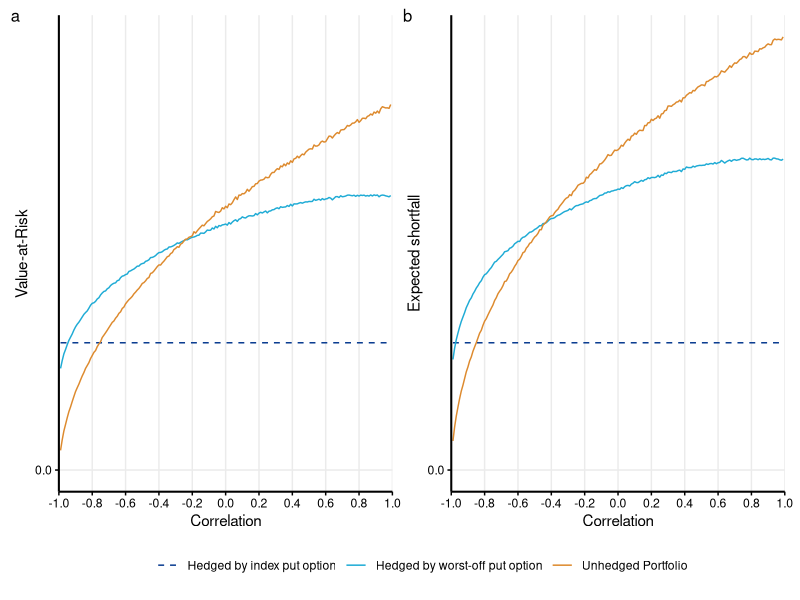
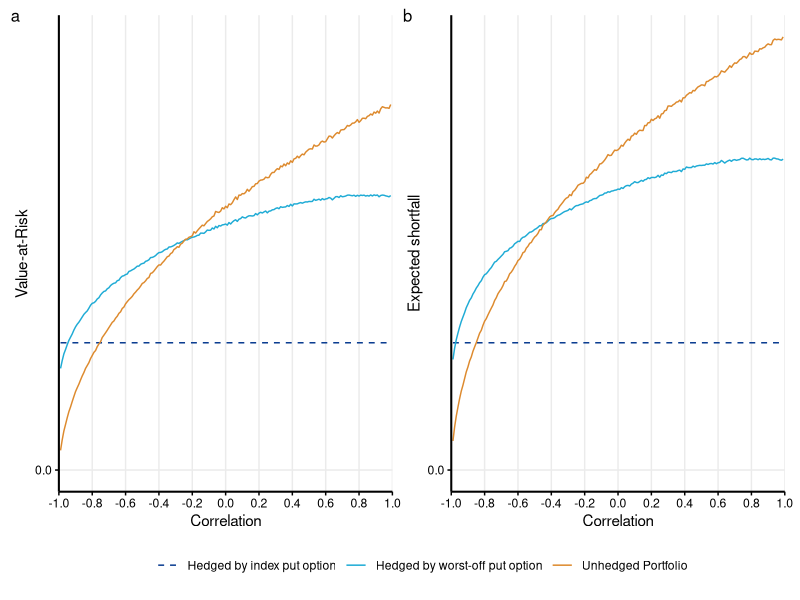

The R script that drew these images, in order:
library(MASS)
library(ggplot2)
library(dplyr)
library(tidyr)
library(patchwork)
library(scales)

#Varaibles
#stocks
S_1 = 20
S_2 = 30
mu_1 = 0.05
mu_2 = 0.04
#mu_1 = -0.1
#mu_2 = -0.08
sigma_1 = 0.3
sigma_2 = 0.25
#sigma_1 = 0.4
#sigma_2 = 0.35

#between stocks
#rho = 0.4
rho_values <- seq(-0.99, 0.99, by = 0.01)

#option
strike = S_1 + S_2
put_premium = 7
#put_premium = 0

WOstrike = S_1
WOput_premium = 4.5
#WOput_premium = 0

#VaR
alpha = 0.05

#simulation settings
n = 100000
T = 1

VaR_1 <- numeric(length(rho_values))
VaR_2 <- numeric(length(rho_values))
VaR_3 <- numeric(length(rho_values))

ES_1 <- numeric(length(rho_values))
ES_2 <- numeric(length(rho_values))
ES_3 <- numeric(length(rho_values))


# ======================option 1 =========================================
set.seed(123)

Z <- matrix(rnorm(n * 2), ncol = 2)
Z

#simulation from a multivariate normal distribution 
for (i in seq_along(rho_values)) {
  rho <- rho_values[i]
  R <- matrix(c(1, rho,
                rho, 1), nrow = 2, byrow = TRUE)
  
  # Cholesky factor
  L <- t(chol(R))   # lower triangular
  X <- Z %*% t(L)
  
  T_year_return <- data.frame(
    Stock_1 = numeric(n),
    Stock_2 = numeric(n)
  )
  
  
  T_year_return$Stock_1 <- exp((mu_1-sigma_1^2/2) * T + X[,1] * sqrt(T) * sigma_1) * S_1
  T_year_return$Stock_2 <- exp((mu_2-sigma_2^2/2) * T + X[,2] * sqrt(T) * sigma_2) * S_2 
  
  T_year_return$sum_col <- T_year_return$Stock_1 + T_year_return$Stock_2
  T_year_return$hedged <- pmax(strike - T_year_return$sum_col, 0) + T_year_return$sum_col
  T_year_return$worst <- pmin(T_year_return$Stock_1,
                              T_year_return$Stock_2)
  T_year_return$worst_put <- pmax(WOstrike - T_year_return$worst, 0) + T_year_return$sum_col
  
  #T_year_return$sum_col <- T_year_return$sum_col / (S_1 + S_2)
  #T_year_return$hedged <- T_year_return$hedged / (S_1 + S_2 + put_premium)
  #T_year_return$hedgedWO <- T_year_return$worst_put / (S_1 + S_2 + WOput_premium) 
  
  #T_year_return$sum_col <- T_year_return$sum_col - (S_1 + S_2)
  #T_year_return$hedged <- T_year_return$hedged - (S_1 + S_2 + put_premium)
  #T_year_return$hedgedWO <- T_year_return$worst_put - (S_1 + S_2 + WOput_premium)
  
  #loss_unhedged <- 1 - T_year_return$sum_col
  #loss_hedged   <- 1 - T_year_return$hedged
  #loss_WOhedged   <- 1 - T_year_return$hedgedWO
  
  loss_unhedged <- (S_1 + S_2) - T_year_return$sum_col
  loss_hedged   <- (S_1 + S_2 + put_premium) - T_year_return$hedged
  loss_WOhedged   <- (S_1 + S_2 + WOput_premium) - T_year_return$worst_put 
  
  
  VaR_1[i] <- quantile(loss_unhedged, 1 - alpha)
  VaR_2[i] <- quantile(loss_hedged, 1 - alpha)
  VaR_3[i] <- quantile(loss_WOhedged, 1 - alpha)
  
  ES_1[i] <- mean(loss_unhedged[loss_unhedged >= quantile(loss_unhedged, 1 - alpha)])
  ES_2[i] <- mean(loss_hedged[loss_hedged >= quantile(loss_hedged, 1 - alpha)])
  ES_3[i] <- mean(loss_WOhedged[loss_WOhedged >= quantile(loss_WOhedged, 1 - alpha)])
  
}

# ======================option 2 (not used)=========================================

set.seed(123)



#simulation from a multivariate normal distribution 
for (i in seq_along(rho_values)) {
  rho <- rho_values[i]
  
  cov = rho * sigma_1 * sigma_2
  Sigma <- matrix(c(sigma_1^2, cov, cov, sigma_2^2),2,2)
  
  
  simulated_results <- mvrnorm(n = n, mu = c(0,0), Sigma = Sigma)
  head(simulated_results)
  simulated_results <- as.data.frame(simulated_results)
  names(simulated_results) <- c("Stock_1", "Stock_2")
  head(simulated_results)
  
  T_year_return <- data.frame(
    Stock_1 = numeric(n),
    Stock_2 = numeric(n)
  )
  
  
  T_year_return$Stock_1 <- exp((mu_1-sigma_1^2/2) * T + simulated_results$Stock_1 * sqrt(T)) * S_1
  T_year_return$Stock_2 <- exp((mu_2-sigma_2^2/2) * T + simulated_results$Stock_2 * sqrt(T)) * S_2 
  
  T_year_return$sum_col <- T_year_return$Stock_1 + T_year_return$Stock_2
  T_year_return$hedged <- pmax(strike - T_year_return$sum_col, 0) + T_year_return$sum_col
  T_year_return$worst <- pmin(T_year_return$Stock_1,
                              T_year_return$Stock_2)
  T_year_return$worst_put <- pmax(WOstrike - T_year_return$worst, 0) + T_year_return$sum_col
  
  T_year_return$sum_col <- T_year_return$sum_col / (S_1 + S_2)
  T_year_return$hedged <- T_year_return$hedged / (S_1 + S_2 + put_premium)
  T_year_return$hedgedWO <- T_year_return$worst_put / (S_1 + S_2 + WOput_premium) 
  
  loss_unhedged <- 1 - T_year_return$sum_col
  loss_hedged   <- 1 - T_year_return$hedged
  loss_WOhedged   <- 1 - T_year_return$hedgedWO
  
  VaR_1[i] <- quantile(loss_unhedged, 1 - alpha)
  VaR_2[i] <- quantile(loss_hedged, 1 - alpha)
  VaR_3[i] <- quantile(loss_WOhedged, 1 - alpha)
  
  ES_1[i] <- mean(loss_unhedged[loss_unhedged >= quantile(loss_unhedged, 1 - alpha)])
  ES_2[i] <- mean(loss_hedged[loss_hedged >= quantile(loss_hedged, 1 - alpha)])
  ES_3[i] <- mean(loss_WOhedged[loss_WOhedged >= quantile(loss_WOhedged, 1 - alpha)])
  
}

#============================both options========================================


results_df <- data.frame(
  rho = rho_values,
  VaR_1 = VaR_1,
  VaR_2 = VaR_2,
  VaR_3 = VaR_3
)

results_ES_df <- data.frame(
  rho = rho_values,
  ES_1 = ES_1,
  ES_2 = ES_2,
  ES_3 = ES_3
)

# Reshape data
plot_data_var <- results_df %>%
  pivot_longer(
    cols = c(VaR_1, VaR_2, VaR_3),
    names_to = "ID",
    values_to = "Value"
  ) %>%
  mutate(
    ID = recode(ID,
                "VaR_1" = "Unhedged Portfolio",
                "VaR_2" = "Hedged by index put option",
                "VaR_3" = "Hedged by worst-off put option"
    )
  )

plot_data_es <- results_ES_df %>%
  pivot_longer(
    cols = c(ES_1, ES_2, ES_3),
    names_to = "ID",
    values_to = "Value"
  ) %>%
  mutate(
    ID = recode(ID,
                "ES_1" = "Unhedged Portfolio",
                "ES_2" = "Hedged by index put option",
                "ES_3" = "Hedged by worst-off put option"
    )
  )

# Common y-axis limits
y_min <- min(c(plot_data_var$Value, plot_data_es$Value,0), na.rm = TRUE)
y_max <- max(c(plot_data_var$Value, plot_data_es$Value), na.rm = TRUE)

# Y-axis ticks every 0.1
y_breaks <- seq(
  from = floor(y_min * 10) / 10,
  to = ceiling(y_max * 10) / 10,
  by = 5
)

# Legend styling
my_colors <- c(
  "Unhedged Portfolio" = "#DD8A2E",
  "Hedged by index put option" = "#0B3D91",
  "Hedged by worst-off put option" = "#1FABD5"
)

my_linetypes <- c(
  "Unhedged Portfolio" = "solid",
  "Hedged by index put option" = "dashed",
  "Hedged by worst-off put option" = "solid"
)

# VaR plot
pl_var <- ggplot(
  plot_data_var,
  aes(x = rho, y = Value, color = ID, group = ID, linetype = ID)
) +
  geom_line(linewidth = 0.5) +
  scale_x_continuous(
    limits = c(-1, 1),
    breaks = seq(-1, 1, by = 0.2),
    expand = c(0, 0)
  ) +
  scale_y_continuous(
    limits = c(y_min, y_max),
    breaks = y_breaks,
    labels = number_format(accuracy = 0.1)
  ) +
  scale_color_manual(values = my_colors) +
  scale_linetype_manual(values = my_linetypes) +
  labs(
    x = "Correlation",
    y = "Value-at-Risk",
    color = NULL,
    linetype = NULL
  ) +
  theme_minimal() +
  theme(
    axis.text.x = element_text(angle = 0, hjust = 0.5),  # straight labels
    plot.title = element_blank(),
    panel.grid.minor = element_blank(),
    axis.line = element_line(color = "black", linewidth = 0.7),
    axis.text = element_text(color = "black"),
    axis.ticks = element_line(color = "black"),
    legend.position = "bottom",
    legend.title = element_blank()
  )

# ES plot
pl_var_ES <- ggplot(
  plot_data_es,
  aes(x = rho, y = Value, color = ID, group = ID, linetype = ID)
) +
  geom_line(linewidth = 0.5) +
  scale_x_continuous(
    limits = c(-1, 1),
    breaks = seq(-1, 1, by = 0.2),
    expand = c(0, 0)
  ) +
  scale_y_continuous(
    limits = c(y_min, y_max),
    breaks = y_breaks,
    labels = number_format(accuracy = 0.1)
  ) +
  scale_color_manual(values = my_colors) +
  scale_linetype_manual(values = my_linetypes) +
  labs(
    x = "Correlation",
    y = "Expected shortfall",
    color = NULL,
    linetype = NULL
  ) +
  theme_minimal() +
  theme(
    axis.text.x = element_text(angle = 0, hjust = 0.5),  # straight labels
    plot.title = element_blank(),
    panel.grid.minor = element_blank(),
    axis.line = element_line(color = "black", linewidth = 0.7),
    axis.text = element_text(color = "black"),
    axis.ticks = element_line(color = "black"),
    legend.position = "bottom",
    legend.title = element_blank()
  )

# Combine plots
rainbows <- pl_var + pl_var_ES +
  plot_layout(guides = "collect") +
  plot_annotation(tag_levels = "a") &
  theme(
    legend.position = "bottom",
    plot.tag = element_text(size = 12),
    plot.tag.position = c(0, 1)  # top-left corner
  )


# Display
rainbows

# Save
ggsave(
  "C:/Users/ivode/OneDrive - KU Leuven/Mafi 2/Thesis niet gedeeld/rainbow_options.png",
  plot = rainbows,
  width = 8.5,
  height = 4.5,
  units = "in",
  dpi = 300
)
